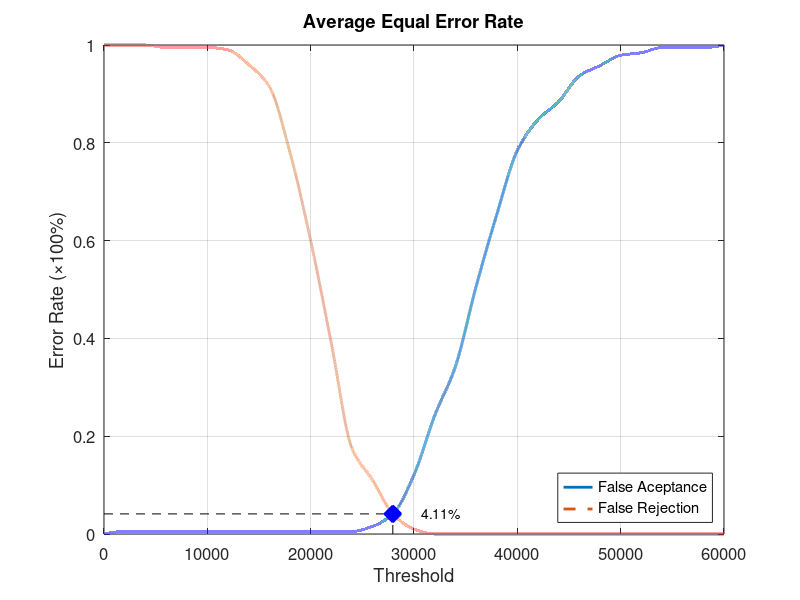
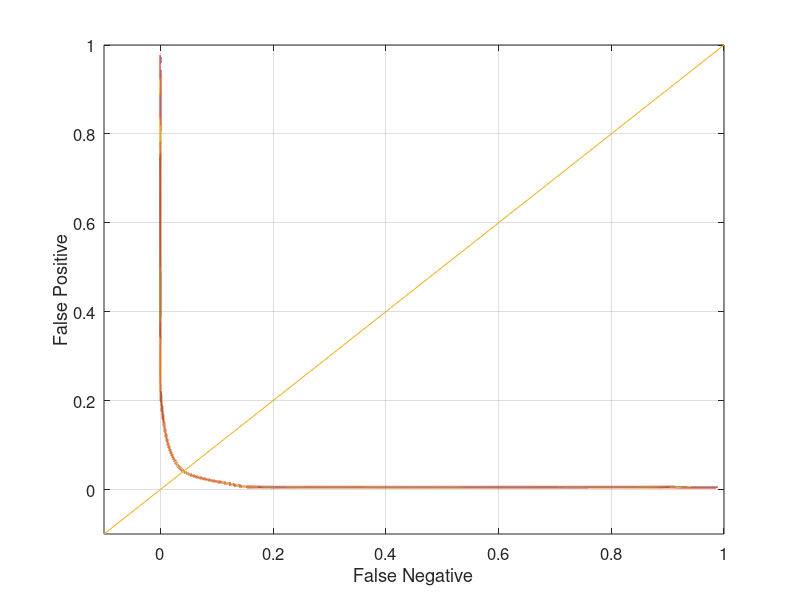

Reproduce these figures in MATLAB, in order.
function yEER = Database4_4
close all;
clear;
clc;
x = 0:2000:60000;
xq = 0:0.5:60000;

y0 = [0 0.00526316 0.00526316 0.00526316 0.00526316 0.00526316 0.00526316 0.00526316 0.00526316 0.00526316 0.00526316 0.00526316 0.00526316 0.0157895 0.0421053 0.121053 0.242105 0.342105 0.505263 0.652632 0.784211 0.847368 0.884211 0.936842 0.957895 0.978947 0.984211 0.994737 0.994737 0.994737 1];
yy0 = interp1(x, y0, xq, 'pchip');
y1 = [1 1 1 0.995 0.995 0.995 0.99 0.96 0.915 0.78 0.6 0.39 0.175 0.11 0.04 0.01 0 0 0 0 0 0 0 0 0 0 0 0 0 0 0];
yy1 = interp1(x, y1, xq, 'pchip');

% Calculating EER: 
y2 = abs(y0 - y1);
find(y2 == min(y2))
yy2 = abs(yy0 - yy1);
xEER = find(yy2 == min(yy2));
xEERIndex = xq(xEER) % X-axis EER
yEER = yy0(xEER) % Y-axis EER

main = figure
plot(xq, yy0,'-','LineWidth', 2);	hold on
plot(xq, yy1,'--','LineWidth', 2);	hold on
plot([xEERIndex xEERIndex], [0 yEER], 'k--');	hold on
plot([0 xEERIndex], [yEER yEER], 'k--');	hold on
plot(xEERIndex, yEER, 'bx', 'LineWidth', 10);	hold on
text(xEERIndex + 10 * xEERIndex / 100, yEER, [num2str(round((10000 * yEER)) / 100) '%'])
legend('False Aceptance', 'False Rejection', 'Location', 'SouthEast')
xlabel('Threshold')
ylabel('Error Rate (\times100%)')
title('Average Equal Error Rate')
set(gca, 'FontSize', 12)
axis([0 60000 0 1])
grid on

print(main, 'Database4_4Main', '-dpng');
FNRxFPR = figure('Color', [1 1 1]);
plot(yy1, yy0, '-', yy1, yy0, 'LineWidth', 2);
hold on
y = -0.1:0.1:1
plot(y, y); 
set(gca, 'FontSize', 12)
xlabel('False Negative')
ylabel('False Positive')
axis([-0.1 1 -0.1 1])
set(gca, 'FontSize', 12)
grid on

print(FNRxFPR, 'Database4_4FNRxFPR','-dpng');
end
